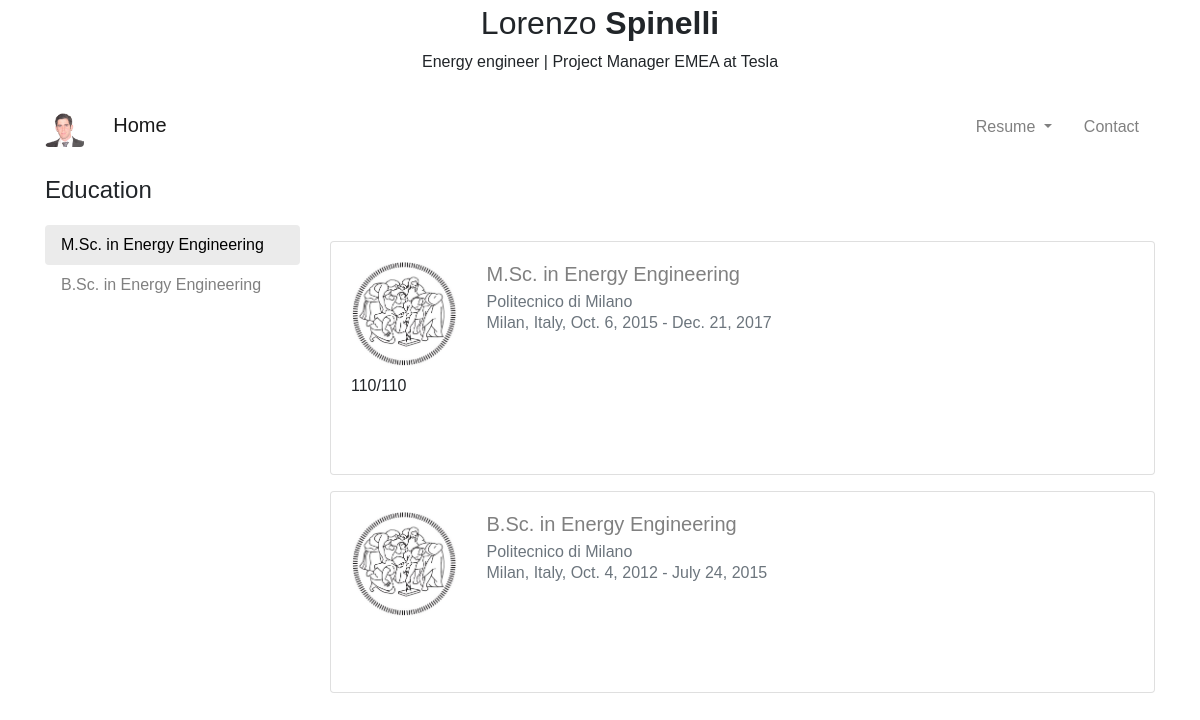
/resume/education/, run on the app's committed database.
### mainpage/models.py (models this page shows, shortened)
class CV_Entry(models.Model):
    id = models.AutoField(primary_key = True)
    start_date = models.DateField()
    end_date = models.DateField()
    current = models.BooleanField(default = False)
    company = models.ForeignKey(Company, on_delete = models.CASCADE)
    location = models.CharField(max_length = 100)
    role = models.CharField(max_length = 100)
    descript = models.TextField(blank=True)
    class Meta:
        ordering = ['-start_date']
        abstract = True

class Education(CV_Entry):
    pass

class Company(models.Model):
    name = models.CharField(max_length = 100, primary_key = True)
    logo = models.ImageField(upload_to = 'logos/')
    class Meta:
        verbose_name_plural = 'Companies'
    def __str__(self):
        return self.name

### mainpage/views.py (the view)
# urls.py: path('education/', views.EducationListView.as_view(), name='education'),
class EducationListView(ListView):
    context_object_name = 'educations'
    model = models.Education
    template_name = 'mainpage/resume/education.html'

### templates/mainpage/resume/education.html
{% extends "mainpage/base.html" %}
{% block body_block %}
<h4 class="my-3 bg-white">
    Education
</h4>
<div class="row sticky-top">
    <nav class="col-sm-5 col-lg-3 my-1" id="myScrollspy">
        <ul class="nav nav-pills flex-column bg-white">
            {% for edu in educations %}
            <li class="nav-item">
                <a class="nav-link active" href="#list-item-{{ forloop.counter }}">
                    {{ edu.role }}
                </a>
            </li>
            {% endfor %}
        </ul>
    </nav>
    <div class='col-sm-7 col-lg-9 my-1' id='scrolled' data-spy="scroll" data-target="#myScrollspy" data-offset="1">
        {% for edu in educations %}
        <div class="card my-3" id="list-item-{{ forloop.counter}}">
            <div class="card-body">
                <div class="row">
                    <div class="col-xs-4 col-sm-3 col-lg-2 mx-auto">
                        <img src="{{ edu.company.logo.url }}" alt="" class='img-fluid'>
                    </div>
                    <div class="col-xs-8 col-sm-7 col-lg-10">
                        <h5 class="card-title">
                            <a href="{% url 'resume:education-detail' edu.pk %}">
                                {{ edu.role }}
                            </a>
                        </h5>
                        <h6 class="card-subtitle mb-2 text-muted">
                                {{ edu.company }}
                        </h6>
                        <h6 class="card-subtitle mb-2 text-muted">
                            {{ edu.location }}, {{ edu.start_date }} - {% if edu.current %}Present{% else %}{{ edu.end_date}}{% endif %}
                        </h6>
                    </div>
                </div>
                <p class="card-text my-2">
                    {{ edu.descript|truncatewords:"25"|linebreaks }}<br>
                </p>
            </div>
        </div>
        {% endfor %}
    </div>
</div>
{% endblock %}

### static/mainpage/mainstyle.css (style rules this page uses)
body { font-family: Arial; }
.row { z-index: 1; }
.active { background-color: rgb(235, 235, 235) !important; color: black !important; }
a { color: gray !important; }
#scrolled { position: relative; overflow-y: scroll; height: 60vh; }

### data on the page
Education: role "M.Sc. in Energy Engineering", company.logo (picture), company "Politecnico di Milano", location "Milan, Italy", start_date "Oct. 6, 2015", end_date "Dec. 21, 2017", descript "110/110"
Education: role "B.Sc. in Energy Engineering", company.logo (picture), company "Politecnico di Milano", location "Milan, Italy", start_date "Oct. 4, 2012", end_date "July 24, 2015"
